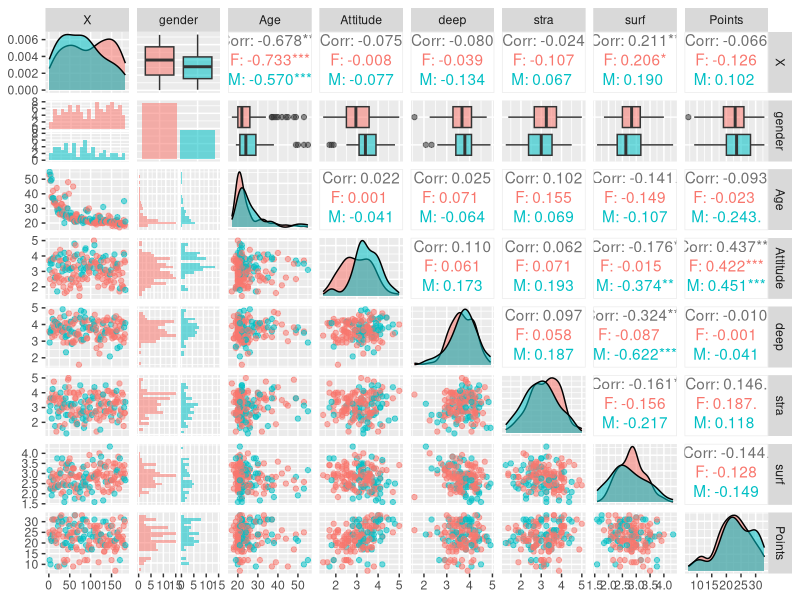
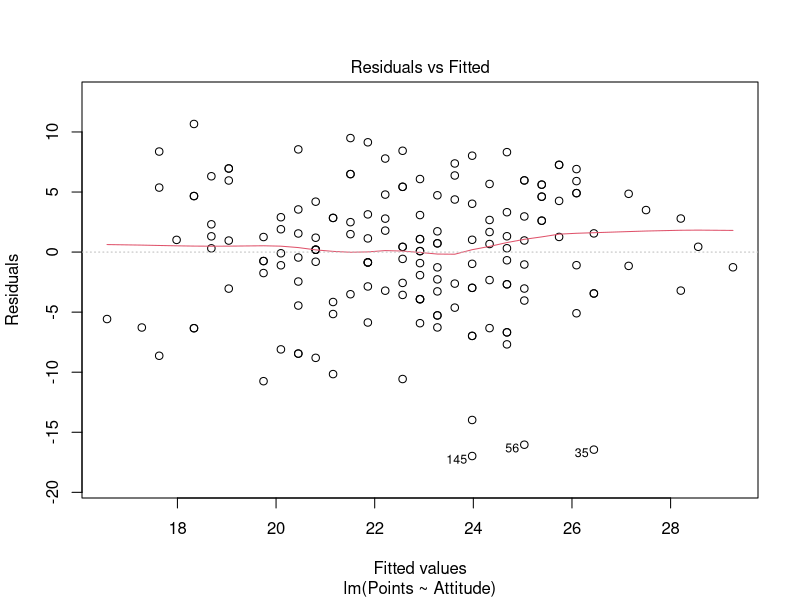
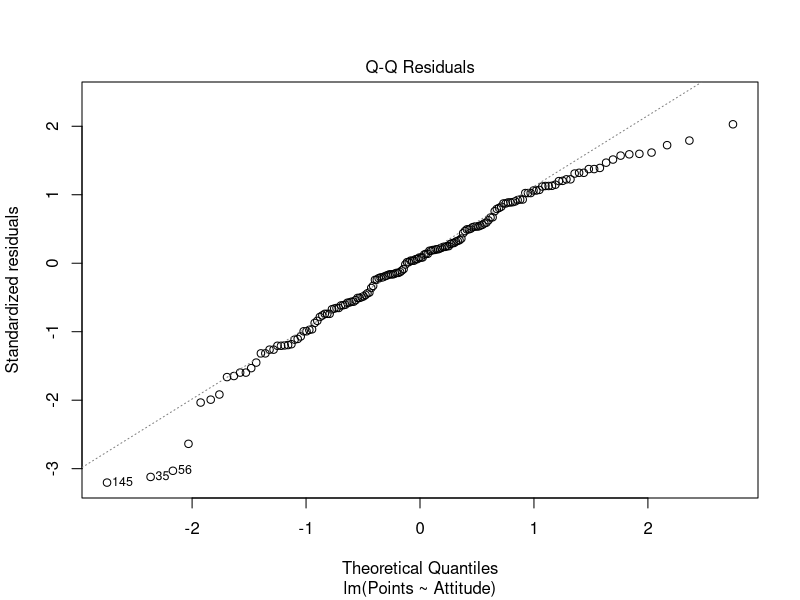
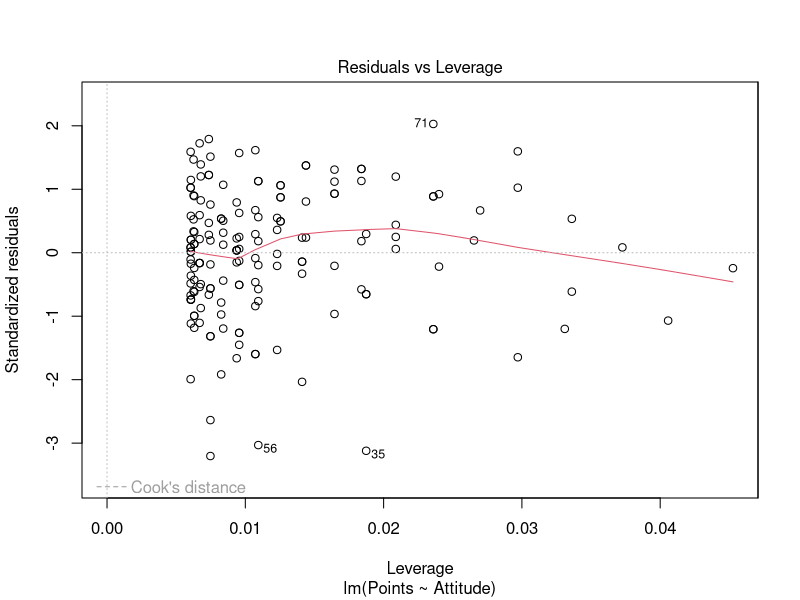

Source code (R) for these figures, in order:
## ---- chunk 1
Learning<-read.csv("LRN14.csv")
dim(Learning)
str(Learning)
max(Learning$Points)
min(Learning$Points)
## ---- chunk 2
library(GGally)
library(ggplot2)

# create a more advanced plot matrix with ggpairs()
p <- ggpairs(Learning, mapping = aes(col=gender, alpha=0.3), lower = list(combo = wrap("facethist", bins = 20)))
p

## ---- chunk 3
library(ggplot2)
library(GGally)

# create a regression model with multiple explanatory variables
my_model2 <- lm(Points ~ Attitude + stra + surf, data = Learning)

# print out a summary of the model
summary(my_model2)
## ---- chunk 4
library(ggplot2)
library(GGally)

# create a regression model with one explanatory variable
my_model2 <- lm(Points ~ Attitude, data = Learning)

# print out a summary of the model
summary(my_model2)
## ---- chunk 5
library(ggplot2)
library(GGally)
my_model2 <- lm(Points ~ Attitude, data = Learning)

# draw diagnostic plots using the plot() function. Choose the plots 1, 2 and 5


plot(my_model2, which=c(1, 2, 5))
